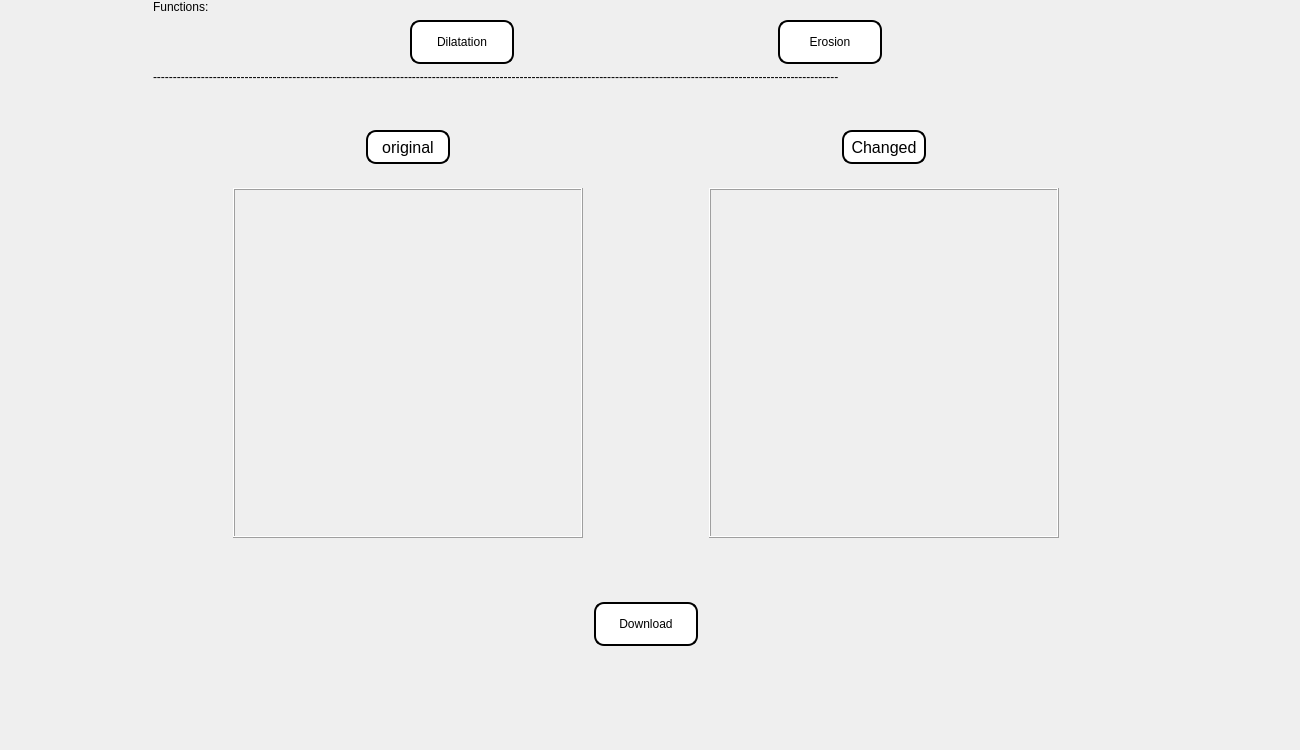
    <widget class="QWidget" name="page_0">
     <widget class="QWidget" name="layoutWidget">
      <property name="geometry">
       <rect>
        <x>0</x>
        <y>0</y>
        <width>1291</width>
        <height>741</height>
       </rect>
      </property>
      <layout class="QHBoxLayout" name="horizontalLayout_8">
       <item>
        <spacer name="horizontalSpacer_17">
         <property name="orientation">
          <enum>Qt::Horizontal</enum>
         </property>
         <property name="sizeHint" stdset="0">
          <size>
           <width>40</width>
           <height>20</height>
          </size>
         </property>
        </spacer>
       </item>
       <item>
        <layout class="QVBoxLayout" name="verticalLayout_4">
         <item>
          <widget class="QLabel" name="label_7">
           <property name="text">
            <string>Functions:</string>
           </property>
          </widget>
         </item>
         <item>
          <layout class="QVBoxLayout" name="verticalLayout_3">
           <item>
            <layout class="QHBoxLayout" name="horizontalLayout_6">
             <item>
              <spacer name="horizontalSpacer_12">
               <property name="orientation">
                <enum>Qt::Horizontal</enum>
               </property>
               <property name="sizeHint" stdset="0">
                <size>
                 <width>40</width>
                 <height>20</height>
                </size>
               </property>
              </spacer>
             </item>
             <item>
              <widget class="QPushButton" name="Dilatation_button">
               <property name="styleSheet">
                <string notr="true">width: 100px;
height: 40px;
background-color: white;
border: 2px solid black;
border-radius: 10px;
text-align: center;
line-height: 40px;</string>
               </property>
               <property name="text">
                <string>Dilatation</string>
               </property>
               <property name="icon">
                <iconset resource="images.qrc">
                 <normaloff>:/images/Dilatation.png</normaloff>:/images/Dilatation.png</iconset>
               </property>
              </widget>
             </item>
             <item>
              <spacer name="horizontalSpacer_13">
               <property name="orientation">
                <enum>Qt::Horizontal</enum>
               </property>
               <property name="sizeHint" stdset="0">
                <size>
                 <width>40</width>
                 <height>20</height>
                </size>
               </property>
              </spacer>
             </item>
             <item>
              <widget class="QPushButton" name="Erosion_button">
               <property name="styleSheet">
                <string notr="true">width: 100px;
height: 40px;
background-color: white;
border: 2px solid black;
border-radius: 10px;
text-align: center;
line-height: 40px;</string>
               </property>
               <property name="text">
                <string>Erosion</string>
               </property>
               <property name="icon">
                <iconset resource="images.qrc">
                 <normaloff>:/images/Erosion.png</normaloff>:/images/Erosion.png</iconset>
               </property>
              </widget>
             </item>
             <item>
              <spacer name="horizontalSpacer_14">
               <property name="orientation">
                <enum>Qt::Horizontal</enum>
               </property>
               <property name="sizeHint" stdset="0">
                <size>
                 <width>40</width>
                 <height>20</height>
                </size>
               </property>
              </spacer>
             </item>
            </layout>
           </item>
           <item>
            <widget class="QLabel" name="label_8">
             <property name="text">
              <string>----------------------------------------------------------------------------------------------------------------------------------------------------------------------------</string>
             </property>
            </widget>
           </item>
           <item>
            <layout class="QHBoxLayout" name="horizontalLayout_5">
             <item>
              <spacer name="horizontalSpacer_9">
               <property name="orientation">
                <enum>Qt::Horizontal</enum>
               </property>
               <property name="sizeHint" stdset="0">
                <size>
                 <width>40</width>
                 <height>20</height>
                </size>
               </property>
              </spacer>
             </item>
             <item>
              <layout class="QVBoxLayout" name="verticalLayout">
               <item>
                <spacer name="verticalSpacer">
                 <property name="orientation">
                  <enum>Qt::Vertical</enum>
                 </property>
                 <property name="sizeHint" stdset="0">
                  <size>
                   <width>20</width>
                   <height>40</height>
                  </size>
                 </property>
                </spacer>
               </item>
               <item>
                <layout class="QHBoxLayout" name="horizontalLayout">
                 <item>
                  <spacer name="horizontalSpacer">
                   <property name="orientation">
                    <enum>Qt::Horizontal</enum>
                   </property>
                   <property name="sizeHint" stdset="0">
                    <size>
                     <width>40</width>
                     <height>20</height>
                    </size>
                   </property>
                  </spacer>
                 </item>
                 <item>
                  <widget class="QPushButton" name="show_org_image_page0">
                   <property name="font">
                    <font>
                     <family>Arial</family>
                     <pointsize>12</pointsize>
                    </font>
                   </property>
                   <property name="styleSheet">
                    <string notr="true">width: 80px;
height: 30px;
background-color: white;
border: 2px solid black;
border-radius: 10px;
text-align: center;
line-height: 40px;</string>
                   </property>
                   <property name="text">
                    <string>original</string>
                   </property>
                  </widget>
                 </item>
                 <item>
                  <spacer name="horizontalSpacer_2">
                   <property name="orientation">
                    <enum>Qt::Horizontal</enum>
                   </property>
                   <property name="sizeHint" stdset="0">
                    <size>
                     <width>40</width>
                     <height>20</height>
                    </size>
                   </property>
                  </spacer>
                 </item>
                </layout>
               </item>
               <item>
                <spacer name="verticalSpacer_2">
                 <property name="orientation">
                  <enum>Qt::Vertical</enum>
                 </property>
                 <property name="sizeHint" stdset="0">
                  <size>
                   <width>17</width>
                   <height>18</height>
                  </size>
                 </property>
                </spacer>
               </item>
               <item>
                <layout class="QHBoxLayout" name="horizontalLayout_2">
                 <item>
                  <spacer name="horizontalSpacer_3">
                   <property name="orientation">
                    <enum>Qt::Horizontal</enum>
                   </property>
                   <property name="sizeHint" stdset="0">
                    <size>
                     <width>40</width>
                     <height>20</height>
                    </size>
                   </property>
                  </spacer>
                 </item>
                 <item>
                  <widget class="QFrame" name="frame">
                   <property name="minimumSize">
                    <size>
                     <width>350</width>
                     <height>350</height>
                    </size>
                   </property>
                   <property name="maximumSize">
                    <size>
                     <width>350</width>
                     <height>350</height>
                    </size>
                   </property>
                   <property name="frameShape">
                    <enum>QFrame::Box</enum>
                   </property>
                   <property name="frameShadow">
                    <enum>QFrame::Raised</enum>
                   </property>
                   <widget class="QLabel" name="page0_org_img">
                    <property name="geometry">
                     <rect>
                      <x>0</x>
                      <y>0</y>
                      <width>350</width>
                      <height>350</height>
                     </rect>
                    </property>
                    <property name="minimumSize">
                     <size>
                      <width>350</width>
                      <height>350</height>
                     </size>
                    </property>
                    <property name="maximumSize">
                     <size>
                      <width>350</width>
                      <height>350</height>
                     </size>
                    </property>
                    <property name="text">
                     <string/>
                    </property>
                   </widget>
                  </widget>
                 </item>
                 <item>
                  <spacer name="horizontalSpacer_4">
                   <property name="orientation">
                    <enum>Qt::Horizontal</enum>
                   </property>
                   <property name="sizeHint" stdset="0">
                    <size>
                     <width>40</width>
                     <height>20</height>
                    </size>
                   </property>
                  </spacer>
                 </item>
                </layout>
               </item>
               <item>
                <spacer name="verticalSpacer_3">
                 <property name="orientation">
                  <enum>Qt::Vertical</enum>
                 </property>
                 <property name="sizeHint" stdset="0">
                  <size>
                   <width>20</width>
                   <height>40</height>
                  </size>
                 </property>
                </spacer>
               </item>
              </layout>
             </item>
             <item>
              <spacer name="horizontalSpacer_10">
               <property name="orientation">
                <enum>Qt::Horizontal</enum>
               </property>
               <property name="sizeHint" stdset="0">
                <size>
                 <width>40</width>
                 <height>20</height>
                </size>
               </property>
              </spacer>
             </item>
             <item>
              <layout class="QVBoxLayout" name="verticalLayout_2">
               <item>
                <spacer name="verticalSpacer_4">
                 <property name="orientation">
                  <enum>Qt::Vertical</enum>
                 </property>
                 <property name="sizeHint" stdset="0">
                  <size>
                   <width>20</width>
                   <height>40</height>
                  </size>
                 </property>
                </spacer>
               </item>
               <item>
                <layout class="QHBoxLayout" name="horizontalLayout_3">
                 <item>
                  <spacer name="horizontalSpacer_5">
                   <property name="orientation">
                    <enum>Qt::Horizontal</enum>
                   </property>
                   <property name="sizeHint" stdset="0">
                    <size>
                     <width>40</width>
                     <height>20</height>
                    </size>
                   </property>
                  </spacer>
                 </item>
                 <item>
                  <widget class="QPushButton" name="show_cha_image_page0">
                   <property name="font">
                    <font>
                     <family>Arial</family>
                     <pointsize>12</pointsize>
                    </font>
                   </property>
                   <property name="styleSheet">
                    <string notr="true">width: 80px;
height: 30px;
background-color: white;
border: 2px solid black;
border-radius: 10px;
text-align: center;
line-height: 40px;</string>
                   </property>
                   <property name="text">
                    <string>Changed</string>
                   </property>
                  </widget>
                 </item>
                 <item>
                  <spacer name="horizontalSpacer_6">
                   <property name="orientation">
                    <enum>Qt::Horizontal</enum>
                   </property>
                   <property name="sizeHint" stdset="0">
                    <size>
                     <width>40</width>
                     <height>20</height>
                    </size>
                   </property>
                  </spacer>
                 </item>
                </layout>
               </item>
               <item>
                <spacer name="verticalSpacer_5">
                 <property name="orientation">
                  <enum>Qt::Vertical</enum>
                 </property>
                 <property name="sizeHint" stdset="0">
                  <size>
                   <width>17</width>
                   <height>18</height>
                  </size>
                 </property>
                </spacer>
               </item>
               <item>
                <layout class="QHBoxLayout" name="horizontalLayout_4">
                 <item>
                  <spacer name="horizontalSpacer_7">
                   <property name="orientation">
                    <enum>Qt::Horizontal</enum>
                   </property>
                   <property name="sizeHint" stdset="0">
                    <size>
                     <width>40</width>
                     <height>20</height>
                    </size>
                   </property>
                  </spacer>
                 </item>
                 <item>
                  <widget class="QFrame" name="frame_2">
                   <property name="minimumSize">
                    <size>
                     <width>350</width>
                     <height>350</height>
                    </size>
                   </property>
                   <property name="maximumSize">
                    <size>
                     <width>350</width>
                     <height>350</height>
                    </size>
                   </property>
                   <property name="frameShape">
                    <enum>QFrame::Box</enum>
                   </property>
                   <property name="frameShadow">
                    <enum>QFrame::Raised</enum>
                   </property>
                   <widget class="QLabel" name="page0_cha_img">
                    <property name="geometry">
                     <rect>
                      <x>0</x>
                      <y>0</y>
                      <width>350</width>
                      <height>350</height>
                     </rect>
                    </property>
                    <property name="minimumSize">
                     <size>
                      <width>350</width>
                      <height>350</height>
                     </size>
                    </property>
                    <property name="maximumSize">
                     <size>
                      <width>350</width>
                      <height>350</height>
                     </size>
                    </property>
                    <property name="text">
                     <string/>
                    </property>
                   </widget>
                  </widget>
                 </item>
                 <item>
                  <spacer name="horizontalSpacer_8">
                   <property name="orientation">
                    <enum>Qt::Horizontal</enum>
                   </property>
                   <property name="sizeHint" stdset="0">
                    <size>
                     <width>40</width>
                     <height>20</height>
                    </size>
                   </property>
                  </spacer>
                 </item>
                </layout>
               </item>
               <item>
                <spacer name="verticalSpacer_6">
                 <property name="orientation">
                  <enum>Qt::Vertical</enum>
                 </property>
                 <property name="sizeHint" stdset="0">
                  <size>
                   <width>20</width>
                   <height>40</height>
                  </size>
                 </property>
                </spacer>
               </item>
              </layout>
             </item>
             <item>
              <spacer name="horizontalSpacer_11">
               <property name="orientation">
                <enum>Qt::Horizontal</enum>
               </property>
               <property name="sizeHint" stdset="0">
                <size>
                 <width>40</width>
                 <height>20</height>
                </size>
               </property>
              </spacer>
             </item>
            </layout>
           </item>
           <item>
            <spacer name="verticalSpacer_8">
             <property name="orientation">
              <enum>Qt::Vertical</enum>
             </property>
             <property name="sizeHint" stdset="0">
              <size>
               <width>17</width>
               <height>18</height>
              </size>
             </property>
            </spacer>
           </item>
           <item>
            <layout class="QHBoxLayout" name="horizontalLayout_7">
             <item>
              <spacer name="horizontalSpacer_15">
               <property name="orientation">
                <enum>Qt::Horizontal</enum>
               </property>
               <property name="sizeHint" stdset="0">
                <size>
                 <width>40</width>
                 <height>20</height>
                </size>
               </property>
              </spacer>
             </item>
             <item>
              <widget class="QPushButton" name="download_page0">
               <property name="styleSheet">
                <string notr="true">width: 100px;
height: 40px;
background-color: white;
border: 2px solid black;
border-radius: 10px;
text-align: center;
line-height: 40px;</string>
               </property>
               <property name="text">
                <string>Download</string>
               </property>
              </widget>
             </item>
             <item>
              <spacer name="horizontalSpacer_16">
               <property name="orientation">
                <enum>Qt::Horizontal</enum>
               </property>
               <property name="sizeHint" stdset="0">
                <size>
                 <width>40</width>
                 <height>20</height>
                </size>
               </property>
              </spacer>
             </item>
            </layout>
           </item>
          </layout>
         </item>
         <item>
          <spacer name="verticalSpacer_10">
           <property name="orientation">
            <enum>Qt::Vertical</enum>
           </property>
           <property name="sizeHint" stdset="0">
            <size>
             <width>18</width>
             <height>40</height>
            </size>
           </property>
          </spacer>
         </item>
        </layout>
       </item>
       <item>
        <spacer name="horizontalSpacer_18">
         <property name="orientation">
          <enum>Qt::Horizontal</enum>
         </property>
         <property name="sizeHint" stdset="0">
          <size>
           <width>40</width>
           <height>20</height>
          </size>
         </property>
        </spacer>
       </item>
      </layout>
     </widget>
    </widget>
